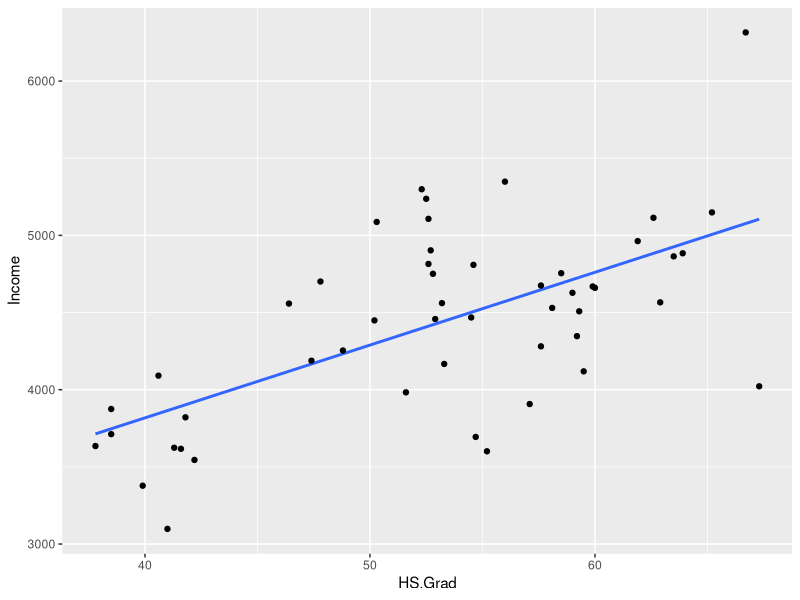
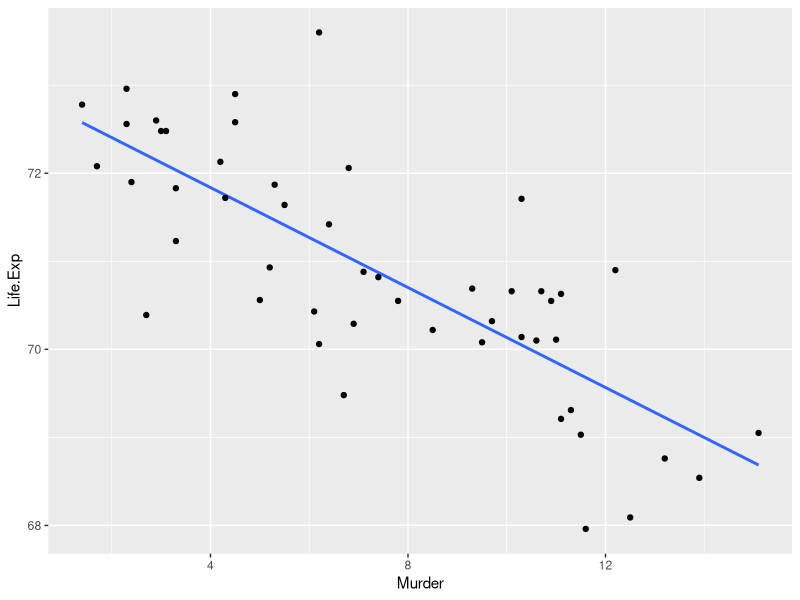

Source code (R) for these figures, in order:
## ---- chunk 1
# Load standard libraries
library("tidyverse")
## ---- chunk 2
df_us_states <- data.frame(state.x77)
dim(df_us_states)
names(df_us_states)
head(df_us_states, 4)
## ---- chunk 3
plot1 <- ggplot(df_us_states, aes(HS.Grad, Income))+geom_smooth(method="lm", se=FALSE) + geom_point() 

plot1
## ---- chunk 4
m <- lm(Income ~ HS.Grad,data= df_us_states )
summary(m)
## ---- chunk 5
plot2 <- ggplot(df_us_states, aes(Murder, Life.Exp))+geom_smooth(method="lm", se=FALSE) + geom_point() 

plot2
## ---- chunk 6
m2 <- lm(Life.Exp ~ Murder,data= df_us_states )
summary(m2)
